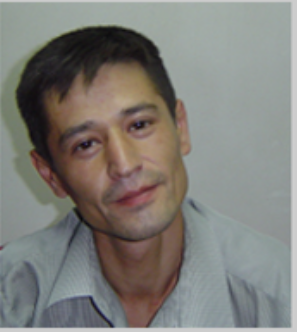
#> input picture img.png, 297 x 332 px, given in place of the camera
$ python canny.py
#> lines starting #> are read from the running program, lines starting #| are printed output that depends on the picture
import cv2

cap = cv2.VideoCapture(0)

if not cap.isOpened():
    print("Kamera ochilmadi")
    exit()

while True:
    ret, frame = cap.read()
#> frame is the input picture: shape (332, 297, 3); mean B, G, R 120.8, 125.7, 127.1
    if not ret:
        break

    gray = cv2.cvtColor(frame, cv2.COLOR_BGR2GRAY)
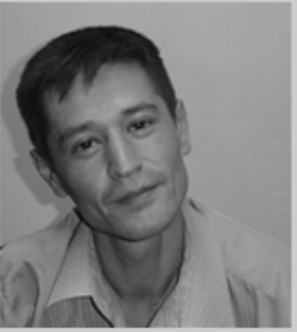
#> gray: shape (332, 297); min 8, max 206, mean 125.5

    blur = cv2.GaussianBlur(gray, (5, 5), 1.4)

    edges = cv2.Canny(gray, 50, 70)
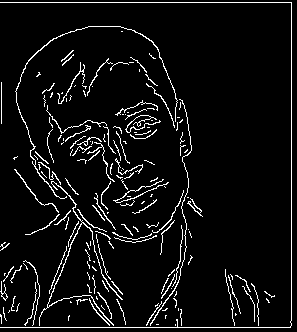
#> edges: shape (332, 297); 6% white in thin lines or dots

    result = 255 - edges
#> result: shape (332, 297); 94% white; black in thin lines or dots

    cv2.imshow("Canny (oq-gora) - Webcam", result)

    if cv2.waitKey(1) & 0xFF == ord('q'):
#> (key q is pressed here)
        break

cap.release()
cv2.destroyAllWindows()
